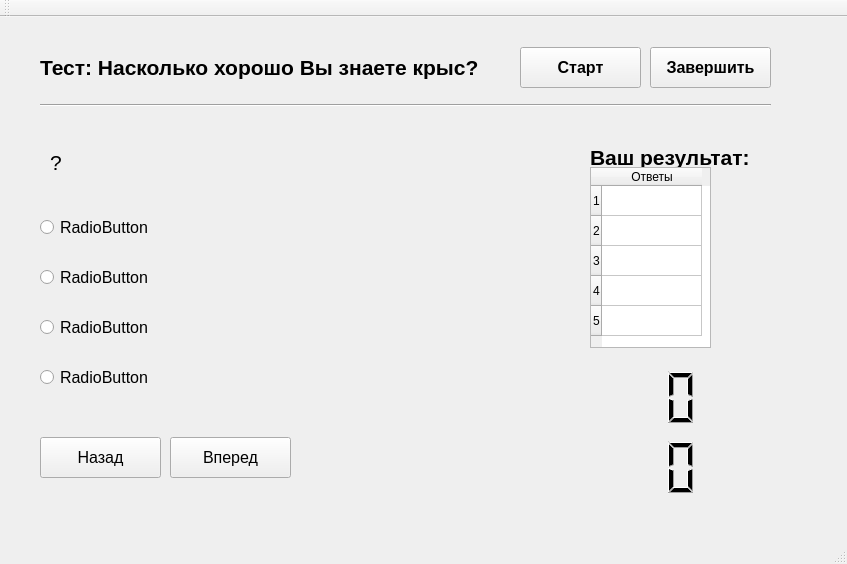
<?xml version="1.0" encoding="UTF-8"?>
<ui version="4.0">
 <class>MainWindow</class>
 <widget class="QMainWindow" name="MainWindow">
  <property name="geometry">
   <rect>
    <x>0</x>
    <y>0</y>
    <width>847</width>
    <height>564</height>
   </rect>
  </property>
  <property name="windowTitle">
   <string>MainWindow</string>
  </property>
  <widget class="QWidget" name="centralWidget">
   <widget class="QPushButton" name="pushButton_start">
    <property name="geometry">
     <rect>
      <x>520</x>
      <y>30</y>
      <width>121</width>
      <height>41</height>
     </rect>
    </property>
    <property name="font">
     <font>
      <pointsize>12</pointsize>
      <weight>75</weight>
      <bold>true</bold>
     </font>
    </property>
    <property name="text">
     <string>Старт</string>
    </property>
   </widget>
   <widget class="QPushButton" name="pushButton_finish">
    <property name="geometry">
     <rect>
      <x>650</x>
      <y>30</y>
      <width>121</width>
      <height>41</height>
     </rect>
    </property>
    <property name="font">
     <font>
      <pointsize>12</pointsize>
      <weight>75</weight>
      <bold>true</bold>
     </font>
    </property>
    <property name="text">
     <string>Завершить</string>
    </property>
   </widget>
   <widget class="QLabel" name="label_name">
    <property name="geometry">
     <rect>
      <x>40</x>
      <y>30</y>
      <width>471</width>
      <height>41</height>
     </rect>
    </property>
    <property name="font">
     <font>
      <pointsize>16</pointsize>
      <weight>75</weight>
      <bold>true</bold>
     </font>
    </property>
    <property name="text">
     <string>Тест: Насколько хорошо Вы знаете крыс?</string>
    </property>
   </widget>
   <widget class="QLabel" name="label_question">
    <property name="geometry">
     <rect>
      <x>50</x>
      <y>120</y>
      <width>471</width>
      <height>51</height>
     </rect>
    </property>
    <property name="font">
     <font>
      <pointsize>16</pointsize>
      <weight>50</weight>
      <bold>false</bold>
     </font>
    </property>
    <property name="text">
     <string>?</string>
    </property>
   </widget>
   <widget class="Line" name="line">
    <property name="geometry">
     <rect>
      <x>40</x>
      <y>80</y>
      <width>731</width>
      <height>16</height>
     </rect>
    </property>
    <property name="orientation">
     <enum>Qt::Horizontal</enum>
    </property>
   </widget>
   <widget class="QRadioButton" name="radioButton_1">
    <property name="geometry">
     <rect>
      <x>40</x>
      <y>190</y>
      <width>781</width>
      <height>41</height>
     </rect>
    </property>
    <property name="font">
     <font>
      <pointsize>12</pointsize>
     </font>
    </property>
    <property name="text">
     <string>RadioButton</string>
    </property>
   </widget>
   <widget class="QRadioButton" name="radioButton_2">
    <property name="geometry">
     <rect>
      <x>40</x>
      <y>240</y>
      <width>821</width>
      <height>41</height>
     </rect>
    </property>
    <property name="font">
     <font>
      <pointsize>12</pointsize>
     </font>
    </property>
    <property name="text">
     <string>RadioButton</string>
    </property>
   </widget>
   <widget class="QRadioButton" name="radioButton_3">
    <property name="geometry">
     <rect>
      <x>40</x>
      <y>290</y>
      <width>771</width>
      <height>41</height>
     </rect>
    </property>
    <property name="font">
     <font>
      <pointsize>12</pointsize>
     </font>
    </property>
    <property name="text">
     <string>RadioButton</string>
    </property>
   </widget>
   <widget class="QRadioButton" name="radioButton_4">
    <property name="geometry">
     <rect>
      <x>40</x>
      <y>340</y>
      <width>781</width>
      <height>41</height>
     </rect>
    </property>
    <property name="font">
     <font>
      <pointsize>12</pointsize>
     </font>
    </property>
    <property name="text">
     <string>RadioButton</string>
    </property>
   </widget>
   <widget class="QPushButton" name="pushButton_b">
    <property name="geometry">
     <rect>
      <x>40</x>
      <y>420</y>
      <width>121</width>
      <height>41</height>
     </rect>
    </property>
    <property name="font">
     <font>
      <pointsize>12</pointsize>
      <weight>50</weight>
      <bold>false</bold>
     </font>
    </property>
    <property name="text">
     <string>Назад</string>
    </property>
   </widget>
   <widget class="QPushButton" name="pushButton_f">
    <property name="geometry">
     <rect>
      <x>170</x>
      <y>420</y>
      <width>121</width>
      <height>41</height>
     </rect>
    </property>
    <property name="font">
     <font>
      <pointsize>12</pointsize>
      <weight>50</weight>
      <bold>false</bold>
     </font>
    </property>
    <property name="text">
     <string>Вперед</string>
    </property>
   </widget>
   <widget class="QLabel" name="label_result">
    <property name="geometry">
     <rect>
      <x>590</x>
      <y>120</y>
      <width>191</width>
      <height>41</height>
     </rect>
    </property>
    <property name="font">
     <font>
      <pointsize>16</pointsize>
      <weight>75</weight>
      <bold>true</bold>
     </font>
    </property>
    <property name="text">
     <string>Ваш результат:</string>
    </property>
   </widget>
   <widget class="QTableWidget" name="tableWidget">
    <property name="geometry">
     <rect>
      <x>590</x>
      <y>150</y>
      <width>121</width>
      <height>181</height>
     </rect>
    </property>
    <row>
     <property name="text">
      <string>1</string>
     </property>
    </row>
    <row>
     <property name="text">
      <string>2</string>
     </property>
    </row>
    <row>
     <property name="text">
      <string>3</string>
     </property>
    </row>
    <row>
     <property name="text">
      <string>4</string>
     </property>
    </row>
    <row>
     <property name="text">
      <string>5</string>
     </property>
    </row>
    <column>
     <property name="text">
      <string>Ответы</string>
     </property>
    </column>
   </widget>
   <widget class="QLCDNumber" name="lcdNumber">
    <property name="geometry">
     <rect>
      <x>450</x>
      <y>350</y>
      <width>341</width>
      <height>61</height>
     </rect>
    </property>
    <property name="frameShape">
     <enum>QFrame::NoFrame</enum>
    </property>
   </widget>
   <widget class="QLCDNumber" name="lcdNumber_2">
    <property name="geometry">
     <rect>
      <x>450</x>
      <y>420</y>
      <width>341</width>
      <height>61</height>
     </rect>
    </property>
    <property name="frameShape">
     <enum>QFrame::NoFrame</enum>
    </property>
   </widget>
  </widget>
  <widget class="QMenuBar" name="menuBar">
   <property name="geometry">
    <rect>
     <x>0</x>
     <y>0</y>
     <width>847</width>
     <height>22</height>
    </rect>
   </property>
  </widget>
  <widget class="QToolBar" name="mainToolBar">
   <attribute name="toolBarArea">
    <enum>TopToolBarArea</enum>
   </attribute>
   <attribute name="toolBarBreak">
    <bool>false</bool>
   </attribute>
  </widget>
  <widget class="QStatusBar" name="statusBar"/>
 </widget>
 <layoutdefault spacing="6" margin="11"/>
 <resources/>
 <connections/>
</ui>
